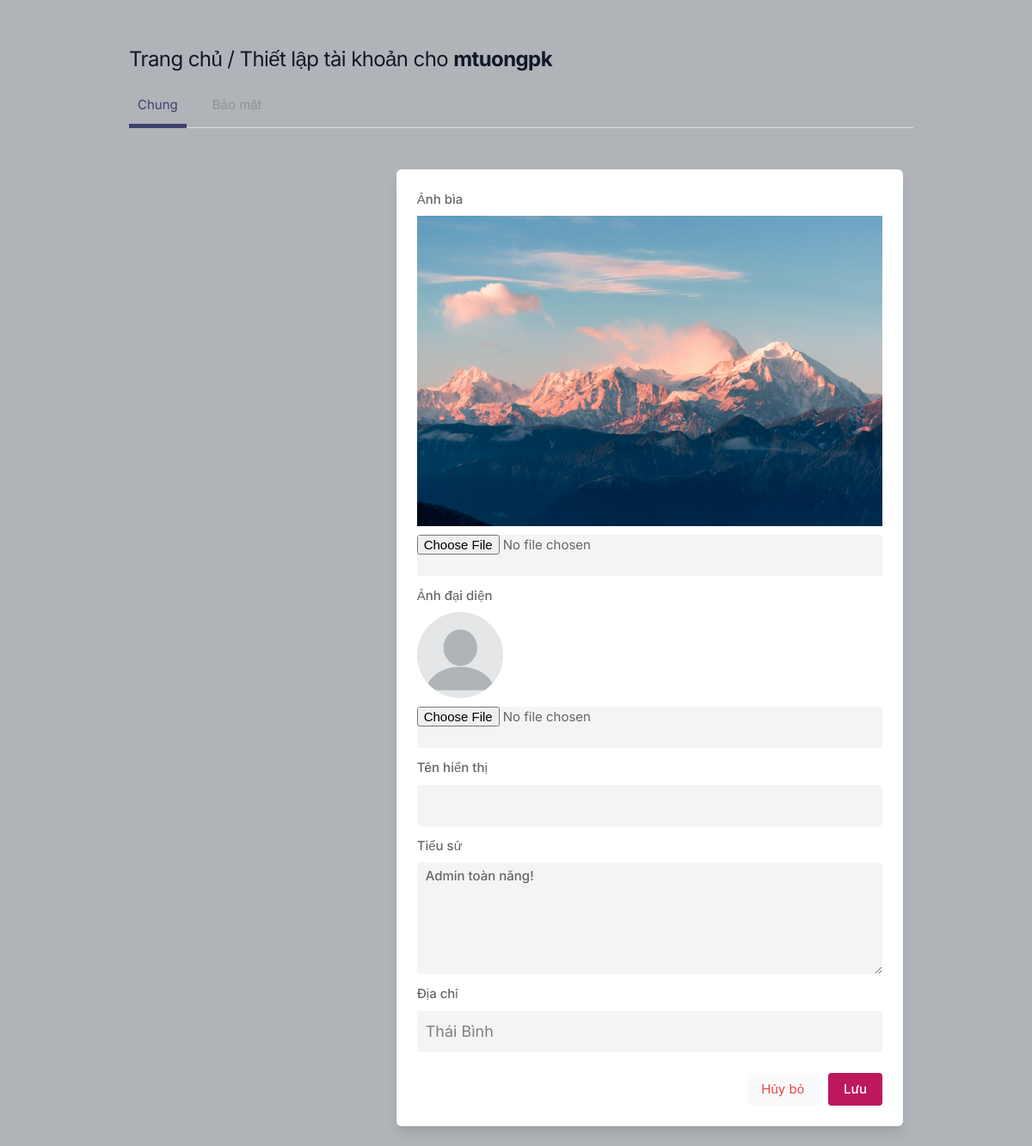
/setting-general/ (signed in), run on the app's committed database.
### core/models.py (models this page shows, shortened)
class Profile(models.Model):
    id_user = models.IntegerField()
    user = models.ForeignKey(User, on_delete=models.CASCADE)
    bio = models.TextField(blank=True)  # biographical
    profileimg = models.ImageField(upload_to='profile_images', default='blank-profile-picture.png')
    cover_img = models.ImageField(upload_to='profile_images', default='default_cover_img.jpg')
    location = models.CharField(max_length=125, blank=True)

### core/views.py (the view)
# urls.py: path('setting-general/', views.setting_general, name='setting-general'),
@login_required(login_url='core:sign_in')
def setting_general(request):
    title = 'Thiết lập thông tin cá nhân'
    user_profile = Profile.objects.get(user=request.user)
    if request.method == 'POST':
        location = request.POST['location']
        bio = request.POST['bio']
        image = request.FILES.get('image')
        cover_img = request.FILES.get('cover_image')
        if not (process.is_valid_image(image)) or not (process.is_valid_image(cover_img)):
            content_obj = process.get_context_index(request.user.username, None)
            popup = {
                'title_msg': "Lỗi",
                'message': "Chỉ được phép upload hình ảnh!",
                'type': 'ERROR',
                'time': 3000,
                'redirect': reverse('core:index')
            }
            cont = {
                'title': title,
                'popup': popup,
                'user_profile': content_obj['user_profile'],
                'posts': content_obj['page_obj'],
                'username': request.user.username,
                'suggestions_user_profile_list': (content_obj['suggestions_user_profile_list'])[:4]
            }
            return render(request, 'index.html', cont)
        if image is None:
            image = user_profile.profileimg
        else:
            try:
                if not user_profile.profileimg.name.split('/')[1:][0] == Profile._meta.get_field('profileimg').get_default():
                    process.remove_old_image(user_profile.profileimg.url)
            except:
                pass
        if cover_img is None:
            cover_img = user_profile.cover_img
        else:
            if not user_profile.cover_img.name.split('/')[1:][0] == Profile._meta.get_field('cover_img').get_default():
                process.remove_old_image(user_profile.cover_img.url)
        user_profile.profileimg = image
        user_profile.bio = bio
        user_profile.location = location
        user_profile.cover_img = cover_img
        user_profile.save()
        custom_name_str = request.POST['custom_name']
        is_updated_custom_name = False
        if process.is_valid_custom_name(custom_name_str) and not str(custom_name_str).__contains__('\\'):
            try:
                username = request.user.username
                old_custom_name = CustomName.objects.get(user=username)
                old_custom_name.fullname = custom_name_str
                old_custom_name.save()
            except:
                new_custom_name = CustomName.objects.create(user=username, fullname=custom_name_str)
                new_custom_name.save()
            is_updated_custom_name = True
        message = "Bạn đã cập nhật thông;tin cá nhân thành công!;"
        set_custom_name_fail = custom_name_str != '' and not is_updated_custom_name
        if set_custom_name_fail:
            message += 'Tên hiển thị không hợp lệ!'
        try:
            old_name = CustomName.objects.get(user=request.user.username).fullname
        except:
            old_name = ''
        popup = {
            'title_msg': "Thành công",
            'message': message,
            'type': 'OK' if not set_custom_name_fail else 'INFO',
            'time': 2000 if not set_custom_name_fail else 4000,
            'redirect': ''
        }
        cont = {
            'title': title,
            'user_profile': user_profile,
            'popup': popup,
            'custom_name': custom_name_str if not set_custom_name_fail else old_name
        }
        return render(request, 'setting.html', cont)
    else:
        try:
            custom_name = CustomName.objects.get(user=request.user.username).fullname
        except:
            custom_name = ''
        cont = {
            'title': title,
            'user_profile': user_profile,
            'custom_name': custom_name
        }
        return render(request, 'setting.html', cont)

### templates/setting.html (shortened to what this page needs)
{% extends 'base.html' %}
{% block content %}
    <div class="container m-auto">
        <h1 class="text-2xl leading-none text-gray-900 tracking-tight mt-3">
            <a href="{% url 'core:index' %}">Trang chủ</a> / Thiết lập tài khoản cho <b>{{ user.username }}</b></h1>
        <ul class="mt-5 -mr-3 flex-nowrap lg:overflow-hidden overflow-x-scroll uk-tab">
            <li class="uk-active"><a href="{% url 'core:setting-general' %}">Chung</a></li>
            <li class=""><a href="{% url 'core:setting-secure' %}">Bảo mật</a></li>
        </ul>
        <div class="grid lg:grid-cols-3 mt-12 gap-8">
            <div>
            </div>
            <div class="bg-white rounded-md lg:shadow-lg shadow col-span-2">
                <form action="" method="POST" enctype="multipart/form-data">
                    <div class="grid grid-cols-2 gap-3 lg:p-6 p-4">
                        <div class="col-span-2">
                            <label for="">Ảnh bìa</label>
                            <img style="max-width: 100%; margin-bottom: 10px" src="{{ user_profile.cover_img.url }}"/>
                            <input type="file" name="cover_image" value="" class="shadow-none bg-gray-100">
                        </div>
                        <div class="col-span-2">
                            <label for="">Ảnh đại diện</label>
                            <img style="margin-bottom: 10px; border-radius: 50%" width="100" height="100" src="{{ user_profile.profileimg.url }}"/>
                            <input type="file" name="image" value="" class="shadow-none bg-gray-100">
                        </div>
                        <div class="col-span-2">
                            <label for="">Tên hiển thị</label>
                            <input type="text" name="custom_name" value="{{ custom_name }}"
                                   class="shadow-none bg-gray-100"
                                   style="padding: 5px 10px 5px 10px">
                        </div>
                        <div class="col-span-2">
                            <label for="about">Tiểu sử</label>
                            <textarea id="about" name="bio" rows="3" class="shadow-none bg-gray-100"
                                      style="padding: 5px 10px 5px 10px">{{ user_profile.bio }}</textarea>
                        </div>
                        <div class="col-span-2">
                            <label for="">Địa chỉ</label>
                            <input type="text" name="location" value="{{ user_profile.location }}"
                                   class="shadow-none bg-gray-100"
                                   style="padding: 5px 10px 5px 10px">
                        </div>
                    </div>
                    <div class="bg-gray-10 p-6 pt-0 flex justify-end space-x-3">
                        <button class="p-2 px-4 rounded bg-gray-50 text-red-500">
                            <a href="{% url 'core:index' %}">Hủy bỏ</a>
                        </button>
                        <button type="submit" class="button bg-blue-700"> Lưu</button>
                    </div>
                </form>
            </div>
        </div>
        <br>
    </div>
{% endblock %}

### static/assets/css/style.css (style rules this page uses)
body { background-color: #B0B3B8!important; }
button { vertical-align: middle; }
span.button, button.button { background-color: #be185d; top: 0; color: #fff; position: relative; padding: 8px 18px; line-height: 22px; position: relative; font-weight: 500; font-size: 15px; display: inline-block; -webkit-transition: all 0.2s ease-in-out; transition: all 0.2s ease-in-out; cursor: pointer; overflow: hidden; border: none; border-radius: 4px; -webkit-box-shadow: 0 1px 3px rgba(0, 0, 0, 0.1); box-shadow: 0 1px 3px rgba(0, 0, 0, 0.1); }
input { height: 48px; line-height: 48px; padding: 0 20px; outline: none; font-size: 15px; color: #808080; max-width: 100%; width: 100%; -webkit-box-sizing: border-box; box-sizing: border-box; display: block; font-weight: 400; opacity: 1; border-radius: 4px; border: none; -webkit-box-shadow: 0 1px 4px 0px rgba(0, 0, 0, 0.12); box-shadow: 0 1px 4px 0px rgba(0, 0, 0, 0.12); }
input[type="text"], input[type="password"], input[type="email"], input[type="number"] { height: 48px; line-height: 48px; padding: 0 20px; outline: none; font-size: 1.2em; color: #808080; max-width: 100%; width: 100%; -webkit-box-sizing: border-box; box-sizing: border-box; display: block; font-weight: 400; opacity: 1; border-radius: 4px; border: none; -webkit-box-shadow: 0 1px 4px 0px rgba(0, 0, 0, 0.12); box-shadow: 0 1px 4px 0px rgba(0, 0, 0, 0.12); }
textarea { height: 48px; line-height: 48px; padding: 0 20px; outline: none; font-size: 15px; color: #808080; margin: 0 0 16px 0; max-width: 100%; width: 100%; -webkit-box-sizing: border-box; box-sizing: border-box; display: block; background-color: #fff; font-weight: 500; opacity: 1; border-radius: 4px; border: none; -webkit-box-shadow: 0 1px 4px 0px rgba(0, 0, 0, 0.12); box-shadow: 0 1px 4px 0px rgba(0, 0, 0, 0.12); }
input { -webkit-transition: all 0.1s ease-in-out; transition: all 0.1s ease-in-out; }
::placeholder { color: #808080; opacity: 1; }
textarea { height: auto; line-height: 27px; padding: 20px; min-height: 130px; -webkit-transition: none !important; transition: none !important; min-width: 100%; }
label, legend { display: block; font-weight: bold; font-size: 15px; font-weight: 500; margin-bottom: 8px; }
button { border: none; margin: 0; padding: 0; width: auto; overflow: visible; background: transparent; color: inherit; font: inherit; line-height: normal; cursor: pointer; }
a { color: #be185d; -webkit-transition: 0.3s; transition: 0.3s; outline: none !important; }
button { outline: none !important; }
img { max-width: 100%; }
body { color: #666; font-size: 15px; line-height: 27px; background-color: #f0f2f5; font-family: "Inter", sans-serif; text-transform: none; }
h1, h2, h3, h4, h5, h6 { font-family: "Inter", sans-serif; text-transform: none; }
input[type="text"], input[type="password"], input[type="email"] { font-family: "Inter", sans-serif; text-transform: none; }
textarea, select { font-family: "Inter", sans-serif; text-transform: none; }
button, body .pac-container { font-family: "Inter", sans-serif; text-transform: none; }
h1, h2, h3, h4, h5, h6 { color: #333; font-weight: 500; margin: 0; padding: 0; }
h1 { font-size: 32px; }
b, strong { font-weight: 700 !important; }
@media (min-width: 1024px) { .container { max-width: 900px !important; padding-top: 45px; } }
.shadow-none { -webkit-box-shadow: none !important; box-shadow: none !important; }

### data on the page
Profile: cover_img (placeholder picture), profileimg (placeholder picture), bio "Admin toàn năng!", location "Thái Bình"

### other printed values
{{ user.username }} "mtuongpk"
